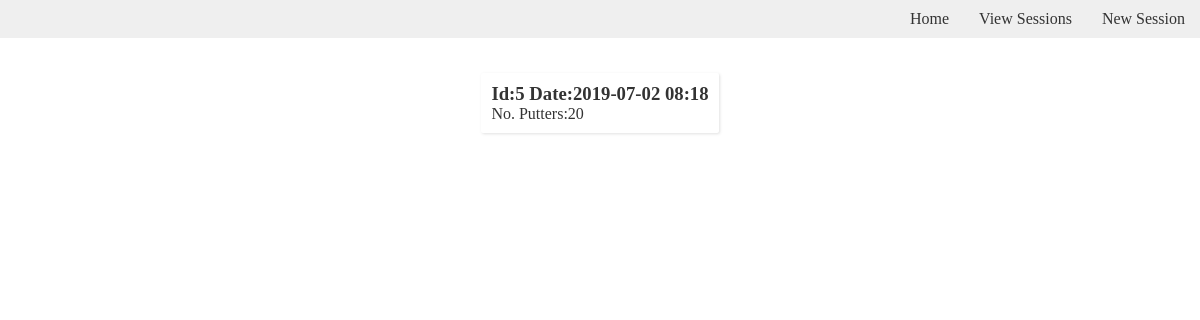
/puttsesh/view (signed in), run on an earlier commit of the app's database.
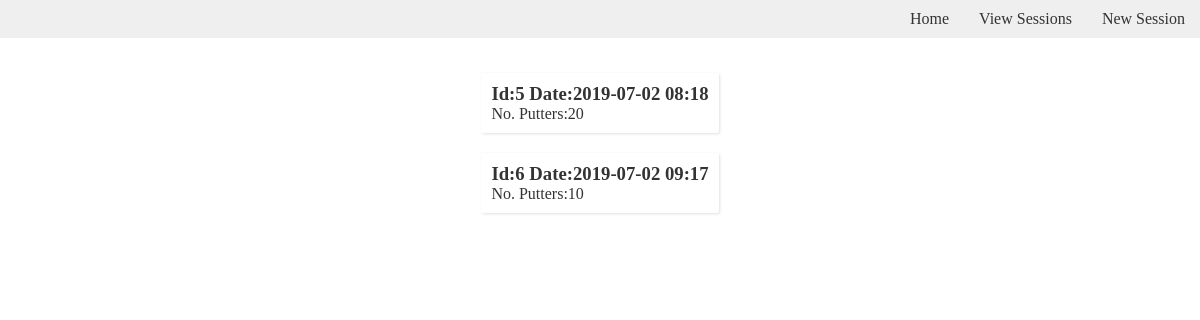
And on a later commit of the database.
### model.py (models this page shows)
class PuttSesh(Model):
    user = ForeignKeyField(User, field=User.username, on_delete='CASCADE')
    date = DateTimeField()
    no_putters = IntegerField()
    class Meta:
        database = db

### main.py (the view)
@app.route('/puttsesh/view')
@login_required
def view_puttsesh():
    all_sessions = PuttSesh.select()
    return render_template('view_puttsesh.jinja2', all_sessions=all_sessions)

### main.py (called while the page is built)
def login_required(f):
    @wraps(f)
    def wrap(*args, **kwargs):
        if 'logged_in_user' in session:
            return f(*args, **kwargs)
        else:
            return redirect(url_for('login'))
    return wrap

### templates/view_puttsesh.jinja2
{% extends "base.jinja2" %}
{% block content %}
<div class='outer-container puttsesh-container'>
{% for session in all_sessions %}
<a class="puttsesh-link" href="{{ url_for('view_puttsesh_single', sesh_id=session.id) }}">
    <h3>Id:{{ session.id }} Date:{{ session.date.strftime('%Y-%m-%d %I:%M') }}</h3>
    <p>No. Putters:{{ session.no_putters }}</p>
</a>
{% endfor %}
</div>
{% endblock content %}

### templates/base.jinja2 (shortened to what this page needs)
<!doctype html>
<html lang="en">
<head>
<link rel='stylesheet' href="{{ url_for('static', filename='css/main.css') }}">
</head>
<body>
	<nav>
		<a href="{{ url_for('home') }}">Home</a>
		<a href="{{ url_for('view_puttsesh') }}">View Sessions</a>
		{% if session.get('current_sesh_id') %}
			<a href="{{ url_for('current_puttsesh', sesh_id=session.get('current_sesh_id')) }}">Current Puttsesh</a>
		{% else %}
			<a href="{{ url_for('new_puttsesh') }}">New Session</a>
		{% endif %}
	</nav>
	{% block content %} {% endblock content %}
</body>
</html>

### static/css/main.css (style rules this page uses)
:root { --main-box-shadow: 1px 1px 3px 0px rgba(51, 51, 51, 0.15); --white-font: #efefef; --dark-grey-font: #333; --grey-font: #666; --light-grey-font: #bbb; --red: #cc0000; --darker-red: #bb0000; --transition-time: 300ms; }
* { box-sizing: border-box; margin: 0; padding: 0; }
nav { background: var(--white-font); display: flex; justify-content: flex-end; }
nav a { color: var(--dark-grey-font); padding: 10px 15px; text-decoration: none; transition: var(--transition-time); }
.outer-container { display: flex; justify-content: space-around; padding: 25px 0 0 0; width: 100%; }
.puttsesh-container { align-items: center; display: flex; flex-direction: column; }
.puttsesh-container { align-items: center; flex-direction: column; }
.puttsesh-link { border-radius: 2px; box-shadow: var(--main-box-shadow); color: var(--dark-grey-font); margin: 10px 0; padding: 10px; text-decoration: none; transition: var(--transition-time); }

What changed in the data, as far as the page shows it:
added PuttSesh: id "6", date "2019-07-02 09:17", no_putters "10"
